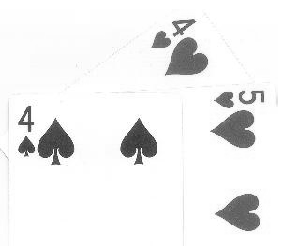
#> input picture image1.pgm, 288 x 250 px
$ python -i read.py   (imports and definitions only)
#> lines starting #> are read from the running program, lines starting #| are printed output that depends on the picture; after the words box and inside, x2 and y2 are one past the last pixel; in counts of white or black regions, pixels touching at a corner belong together
#> further down, picture is the input picture: shape (250, 288, 3); min 23, max 255, mean 239.9
import cv2
import numpy as np
#img_name = "image4.pgm"
#img = cv2.imread(img_name)
def segmentation(im):
    #im = cv2.resize(im, (250, 288))
    h, w = im.shape[:2]
#> h = 250; w = 288
    print(h,w)
#| 250 288
    #cv2.waitKey(0)
    #for image 3 should not blur
    #for image 4 blur(3,3),mask 111 111 4/8
    #blur 2,2 for image3
    im = cv2.blur(im,(2,2))
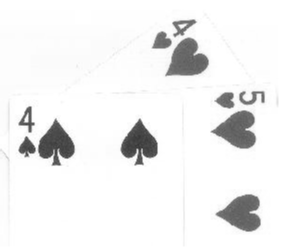
#> im: shape (250, 288, 3); min 54, max 255, mean 240
    mask = np.zeros((h+2, w+2), np.uint8)
    #using floodFill to separate background and object
    cv2.floodFill(im, mask, (w-1,h-1), (255,255,255), (1,1,1),(1,1,1),4)
    #blured = cv2.cvtColor(im,cv2.COLOR_BGR2GRAY)
    #cv2.imshow("s",blured)
    ret, binary = cv2.threshold(im,190,255,cv2.THRESH_BINARY)
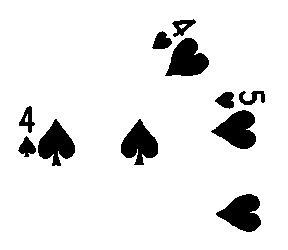
#> binary: shape (250, 288, 3); 91% white; 11 black regions, largest, box (x1, y1, x2, y2) and area: (165, 38, 209, 76) 1088, (211, 110, 256, 149) 1079, (216, 194, 261, 232) 1077
    #cv2.imshow("s",binary)
    #cv2.waitKey(0)
    return binary
# [8 lines of commented-out code are left out]

>>> import cv2
>>> picture = cv2.imread('image1.pgm')
>>> result = segmentation(picture)

$ run again, on image3.pgm
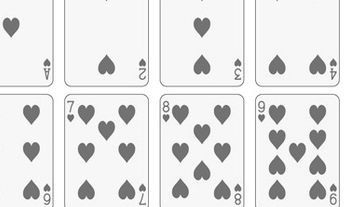
#> input picture image3.pgm, 344 x 207 px
#> picture is the input picture: shape (207, 344, 3); min 90, max 255, mean 229.5
#| 207 344
#> in segmentation, `im = cv2.blur(im,(2,2))`:
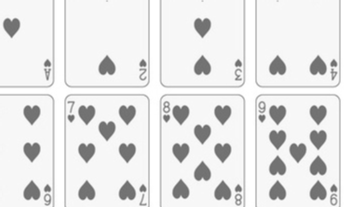
#> im: shape (207, 344, 3); min 106, max 255, mean 229.7
#> in segmentation, `ret, binary = cv2.threshold(im,190,255,cv2.THRESH_BINARY)`:
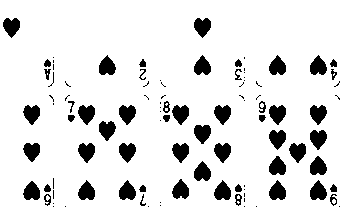
#> binary: shape (207, 344, 3); 87.8% white; 99 black regions (44 under 20 px), largest, box (x1, y1, x2, y2) and area: (194, 18, 211, 38) 236, (194, 161, 211, 181) 236, (99, 55, 116, 75) 235

$ run again, on image4.pgm
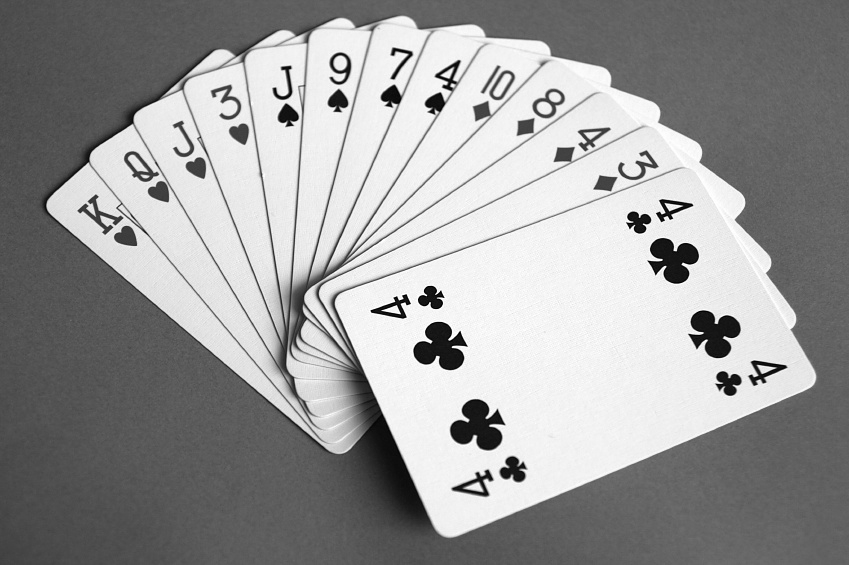
#> input picture image4.pgm, 849 x 565 px
#> picture is the input picture: shape (565, 849, 3); min 0, max 255, mean 154.6
#| 565 849
#> in segmentation, `cv2.floodFill(im, mask, (w-1,h-1), (255,255,255), (1,1,1),(1,1,1),4)`:
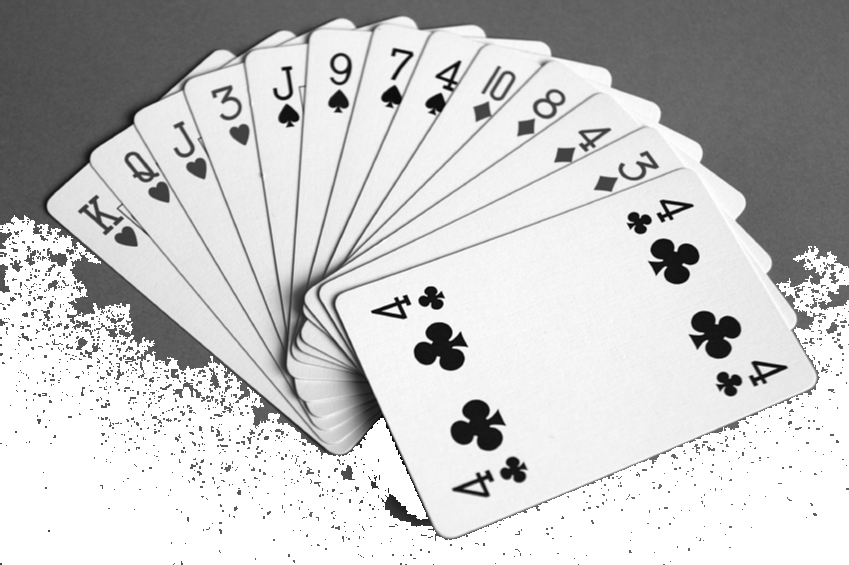
#> im: shape (565, 849, 3); min 5, max 255, mean 198.6
#> in segmentation, `ret, binary = cv2.threshold(im,190,255,cv2.THRESH_BINARY)`:
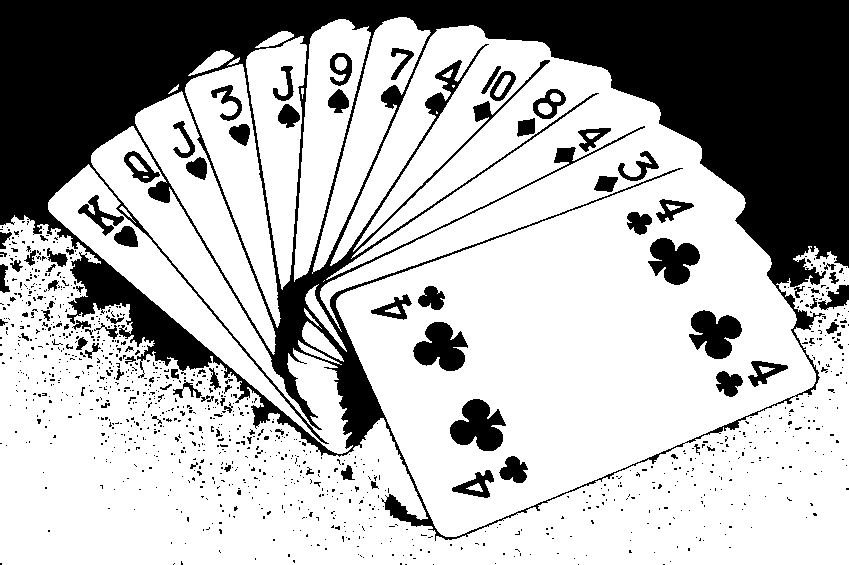
#> binary: shape (565, 849, 3); 69.8% white; 1137 black regions (1048 under 20 px), largest, box (x1, y1, x2, y2) and area: (0, 0, 849, 541) 120573, (450, 399, 506, 451) 1853, (413, 322, 468, 371) 1722

$ run again, on image5.pgm
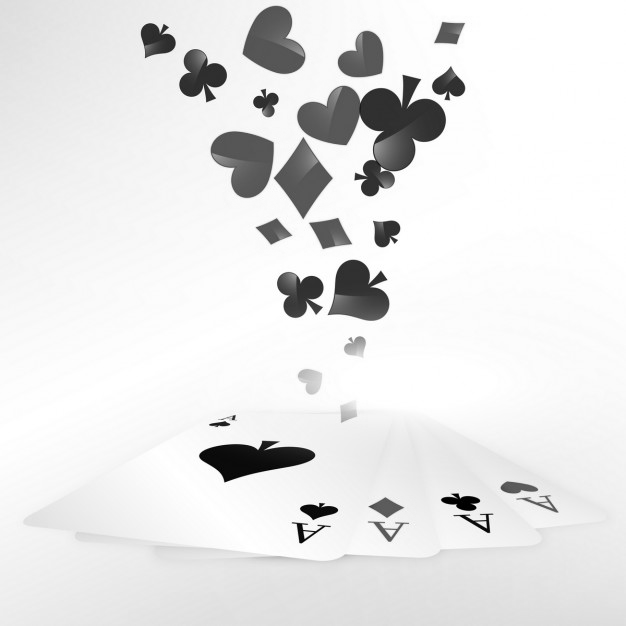
#> input picture image5.pgm, 626 x 626 px
#> picture is the input picture: shape (626, 626, 3); min 0, max 255, mean 230.5
#| 626 626
#> in segmentation, `cv2.floodFill(im, mask, (w-1,h-1), (255,255,255), (1,1,1),(1,1,1),4)`:
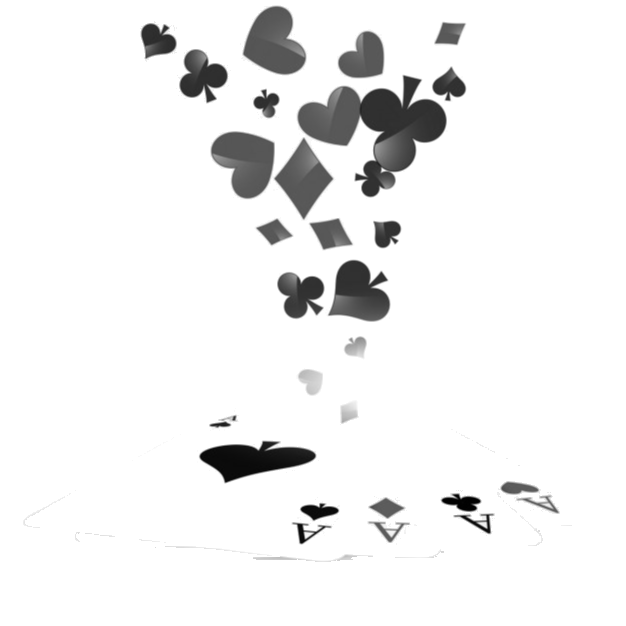
#> im: shape (626, 626, 3); min 0, max 255, mean 239.3
#> in segmentation, `ret, binary = cv2.threshold(im,190,255,cv2.THRESH_BINARY)`:
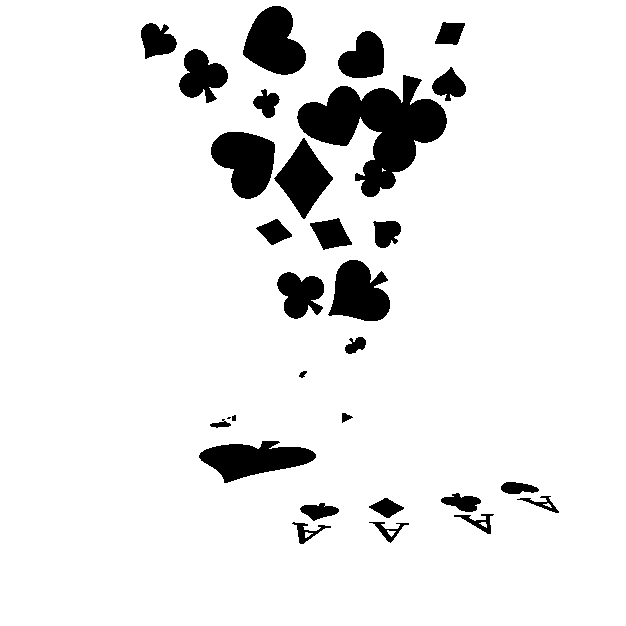
#> binary: shape (626, 626, 3); 91.3% white; 30 black regions (1 under 20 px), largest, box (x1, y1, x2, y2) and area: (297, 75, 447, 197) 8407, (211, 132, 275, 199) 2997, (243, 6, 306, 75) 2929
